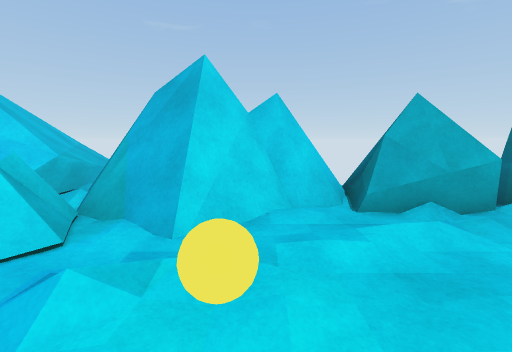
View 1 (above)

24 first-person views from a walk through a scene from a Unity 3-D project. The camera is 1.4 m above the floor, tilts 8° down and sees 90° across. The floor is counted in squares, 1 m on a side. Each view is taken from the middle of a square. On the plan, view 1 faces up. The plan holds only what a view shows up to about 13 squares ahead; the rest is blank. The place goes on beyond the plan. The player character is not drawn.

View 2
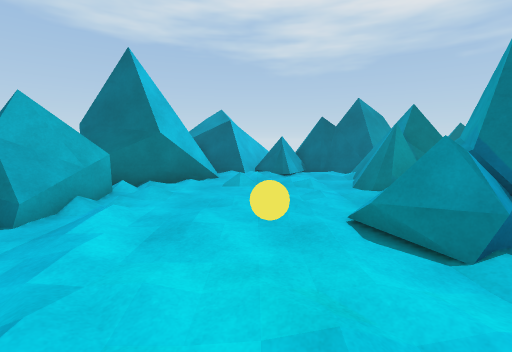

View 3
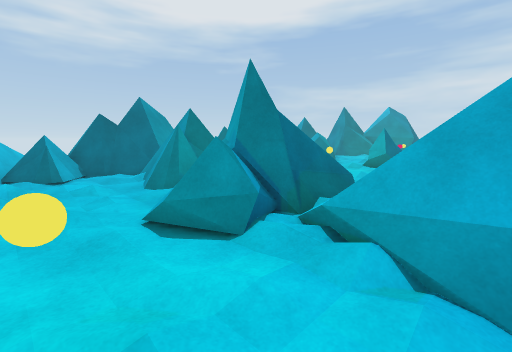

View 4
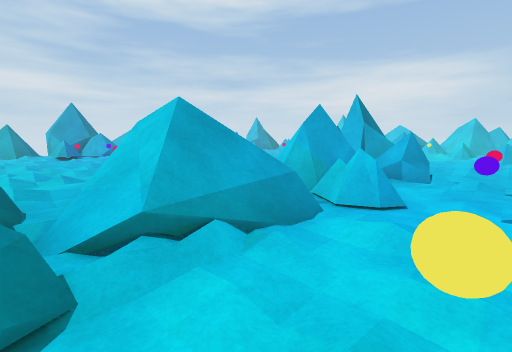

View 5
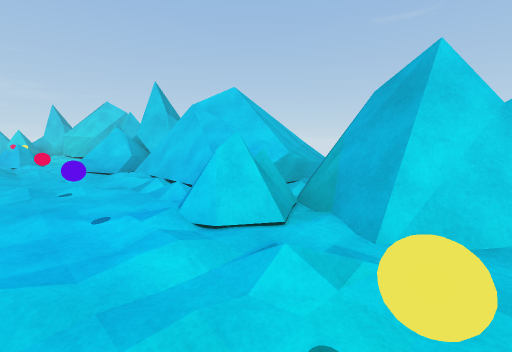

View 6
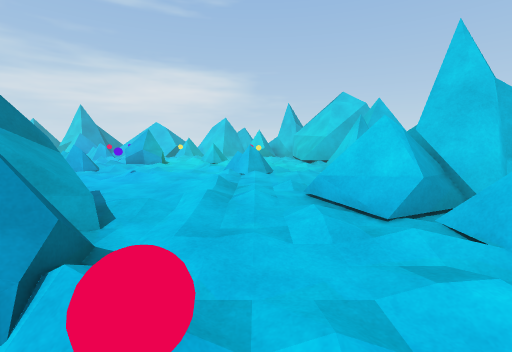

View 7
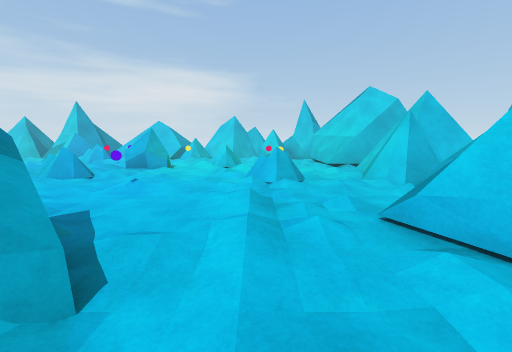

View 8
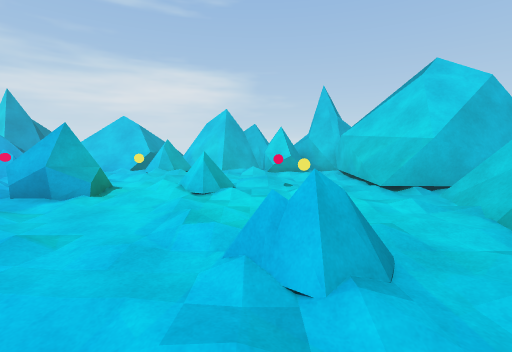

View 9
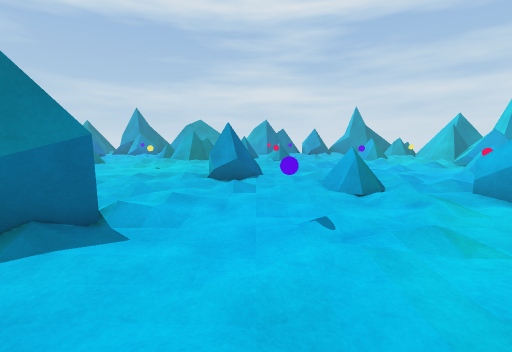

View 10
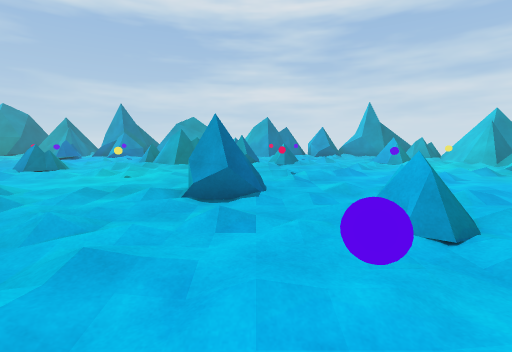

View 11
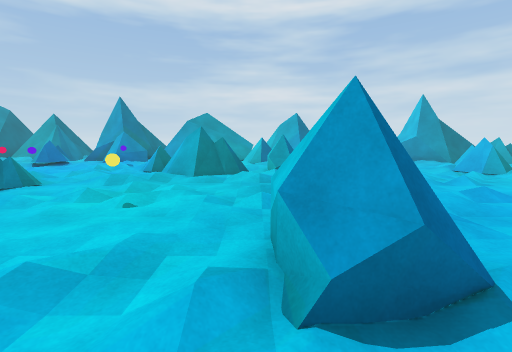

View 12
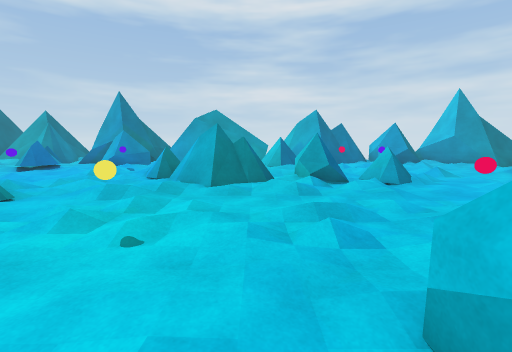

View 13
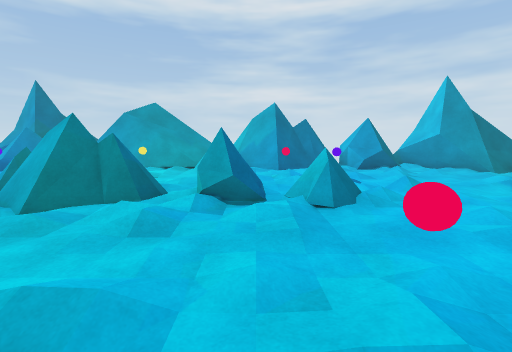

View 14
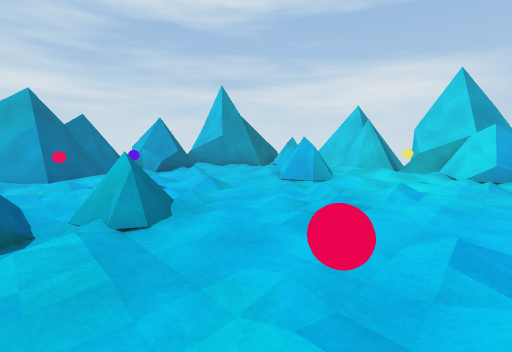

View 15
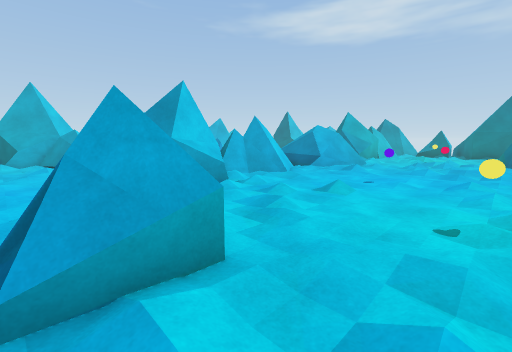

View 16
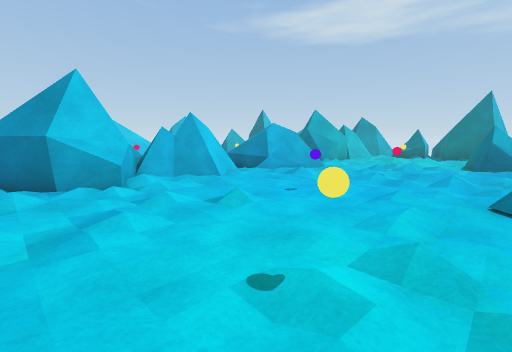

View 17
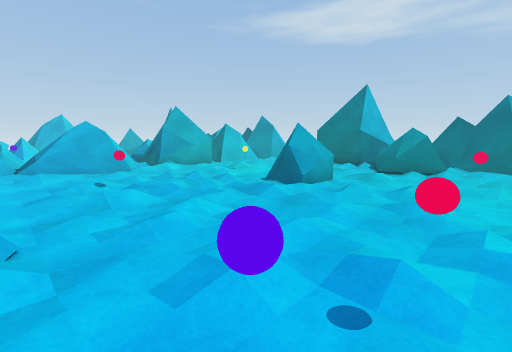

View 18
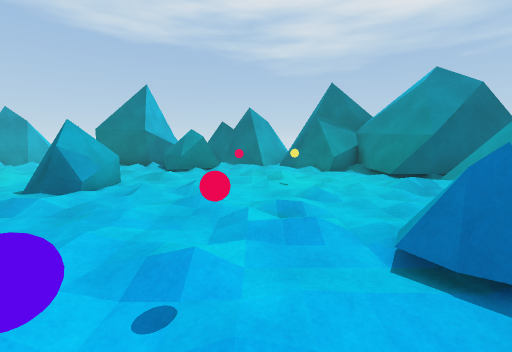

View 19
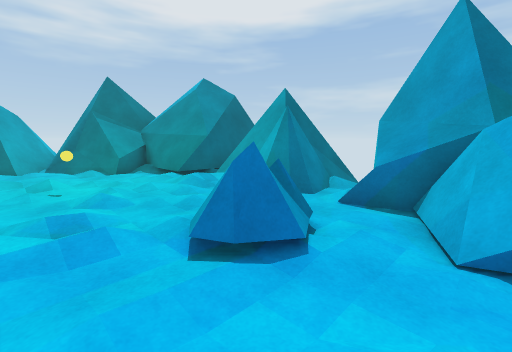

View 20
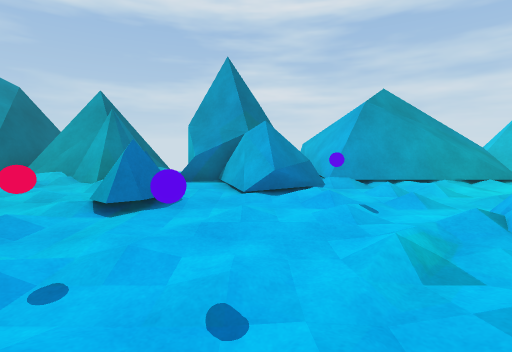

View 21
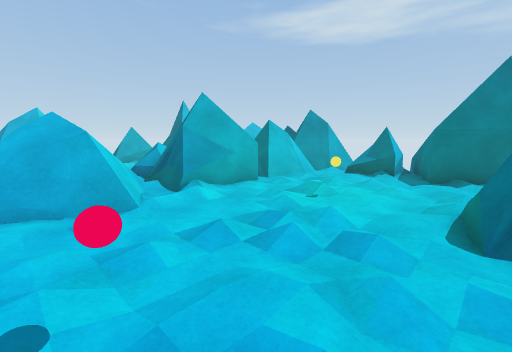

View 22
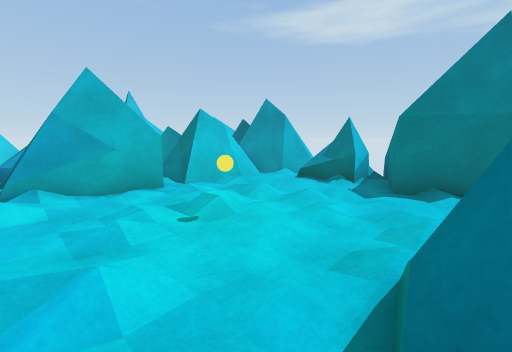

View 23
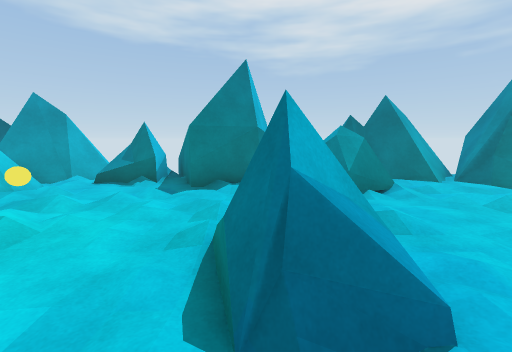

View 24
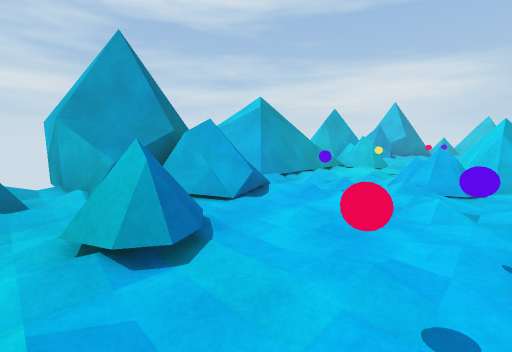

### Floor plan
Key: @ floor where view 1 was taken; # wall or solid block; x gap in a wall; . main floor; : floor 0.25 m higher than the main floor; + floor 0.75 m higher than the main floor; * floor 1.25 m higher than the main floor; / step, stairs or slope; = window, fence, low wall or low ledge; ^ raised ledge; O other object.
Columns run from 31 left of view 1 to 12 right of it. Each row starts with its distance up from view 1.
  8         #   #
  7         #   ##    #             ##=
  6         #=####=# ####   ############x^
  5       ###===##==^##==####*+=###==/=#/^#
  4    #####=./.==./.#=#===#== #===..//./.####
  3    #.././........==O./:.//=#=../......##=##
  2    #=./.  ....../..//......=.//......./.=##
  1    #/.//O/O  =/.../....O...O...O.....//..=##
  0     /./:.....=.././........./..@../.....##
 -1     ...==/./....:.//.##...==..../=.../..=##
 -2        ==//......../^##.= =/////=#=x==...##
 -3    #/././........./^^## ##=/////=##^###==##
 -4    #=...O.....O...#########///===###=#####
 -5    #=...=#./...:./.###.=##=///#=####=#####
 -6    .../  #.//..../..^/..=..===#./=##.====###
 -7    /.    ///#=/./././/........=//..././...^
 -8        O....=/......./...../.......///..=#
 -9        //.//...##=/.../........../.O....##^=
-10       =...:....=##..../.O.../...:...../..^^
-11       =.........=........../O..//....../#
-12       ../...../........./.././///..//../#
-13 ##===./...O///O../..O/./...//....##  ../#
-14 ####/./.......O.//..../..=./././.=#....=#
-15 ##^/..O//............./.===.:....:../.=#
-16 ##^./:/..//....../.../.../......//....=###
-17  ==./.././...=.///.==../////.....//.../=/#
-18  ##./.=#./../====.###=../..O./../.OO.....#
-19   #./ =#.../. /==.=##==./...O../...../..=#
-20        #...../.....  ==/....../....O/....#
-21       ......O.O/  ......O...=#.........###
-22      ...././ ././/.O/.../...==........=###
-23     =#.../.. /.. =...//..=O..=...//...^#
-24    ####...=:..=. #x=====/#=#....../.=###
-25       #^x##.=### =+#####=###^/###=#.####
-26           ##########   #=############
-27            #   #       ###     ##

Where each view was taken, in squares from view 1:
view 1: 0 up, 0 right, facing up
view 2: 1 up, 2 left, facing right
view 3: 1 up, 2 left, facing down-right
view 4: 1 up, 1 right, facing down-left
view 5: 0 up, 0 right, facing up-left
view 6: 1 up, 7 left, facing left
view 7: 0 up, 9 left, facing left
view 8: 0 up, 15 left, facing left
view 9: 0 up, 16 left, facing down
view 10: 3 down, 16 left, facing down
view 11: 7 down, 14 left, facing down
view 12: 9 down, 13 left, facing down
view 13: 12 down, 16 left, facing down
view 14: 13 down, 16 left, facing down-left
view 15: 13 down, 16 left, facing up-right
view 16: 14 down, 13 left, facing up-right
view 17: 19 down, 5 left, facing up-right
view 18: 19 down, 5 left, facing right
view 19: 19 down, 5 left, facing down-right
view 20: 16 down, 5 left, facing down
view 21: 13 down, 3 left, facing up-right
view 22: 13 down, 1 right, facing up-right
view 23: 13 down, 0 right, facing right
view 24: 18 down, 1 left, facing down-left
